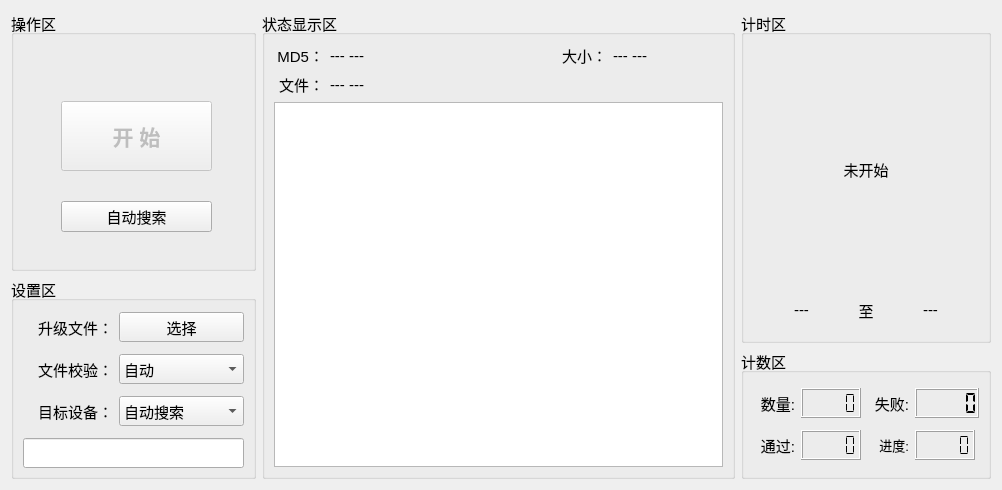
<?xml version="1.0" encoding="UTF-8"?>
<ui version="4.0">
 <class>Home_WorkWid</class>
 <widget class="QWidget" name="Home_WorkWid">
  <property name="geometry">
   <rect>
    <x>0</x>
    <y>0</y>
    <width>1002</width>
    <height>490</height>
   </rect>
  </property>
  <property name="windowTitle">
   <string>Form</string>
  </property>
  <layout class="QGridLayout" name="gridLayout_2">
   <item row="0" column="0">
    <widget class="QGroupBox" name="groupBox_4">
     <property name="minimumSize">
      <size>
       <width>0</width>
       <height>260</height>
      </size>
     </property>
     <property name="font">
      <font>
       <pointsize>11</pointsize>
      </font>
     </property>
     <property name="title">
      <string>操作区</string>
     </property>
     <widget class="QPushButton" name="startBtn">
      <property name="enabled">
       <bool>false</bool>
      </property>
      <property name="geometry">
       <rect>
        <x>50</x>
        <y>90</y>
        <width>151</width>
        <height>70</height>
       </rect>
      </property>
      <property name="minimumSize">
       <size>
        <width>120</width>
        <height>0</height>
       </size>
      </property>
      <property name="maximumSize">
       <size>
        <width>200</width>
        <height>70</height>
       </size>
      </property>
      <property name="font">
       <font>
        <pointsize>16</pointsize>
        <bold>true</bold>
       </font>
      </property>
      <property name="text">
       <string>开 始</string>
      </property>
     </widget>
     <widget class="QPushButton" name="searchBtn">
      <property name="geometry">
       <rect>
        <x>50</x>
        <y>190</y>
        <width>151</width>
        <height>31</height>
       </rect>
      </property>
      <property name="text">
       <string>自动搜索</string>
      </property>
     </widget>
    </widget>
   </item>
   <item row="2" column="2">
    <widget class="QGroupBox" name="groupBox_3">
     <property name="minimumSize">
      <size>
       <width>0</width>
       <height>130</height>
      </size>
     </property>
     <property name="maximumSize">
      <size>
       <width>250</width>
       <height>220</height>
      </size>
     </property>
     <property name="font">
      <font>
       <pointsize>11</pointsize>
      </font>
     </property>
     <property name="title">
      <string>计数区</string>
     </property>
     <layout class="QGridLayout" name="gridLayout_4">
      <item row="0" column="0">
       <widget class="QLabel" name="label_27">
        <property name="maximumSize">
         <size>
          <width>45</width>
          <height>30</height>
         </size>
        </property>
        <property name="text">
         <string>数量:</string>
        </property>
        <property name="alignment">
         <set>Qt::AlignRight|Qt::AlignTrailing|Qt::AlignVCenter</set>
        </property>
       </widget>
      </item>
      <item row="0" column="1">
       <widget class="QLCDNumber" name="allLcd">
        <property name="maximumSize">
         <size>
          <width>60</width>
          <height>30</height>
         </size>
        </property>
        <property name="digitCount">
         <number>5</number>
        </property>
        <property name="segmentStyle">
         <enum>QLCDNumber::Flat</enum>
        </property>
       </widget>
      </item>
      <item row="0" column="2">
       <widget class="QLabel" name="label_28">
        <property name="maximumSize">
         <size>
          <width>45</width>
          <height>30</height>
         </size>
        </property>
        <property name="text">
         <string>失败:</string>
        </property>
        <property name="alignment">
         <set>Qt::AlignRight|Qt::AlignTrailing|Qt::AlignVCenter</set>
        </property>
       </widget>
      </item>
      <item row="0" column="3">
       <widget class="QLCDNumber" name="errLcd">
        <property name="maximumSize">
         <size>
          <width>70</width>
          <height>35</height>
         </size>
        </property>
        <property name="digitCount">
         <number>5</number>
        </property>
        <property name="segmentStyle">
         <enum>QLCDNumber::Flat</enum>
        </property>
        <property name="value" stdset="0">
         <double>0.000000000000000</double>
        </property>
        <property name="intValue" stdset="0">
         <number>0</number>
        </property>
       </widget>
      </item>
      <item row="1" column="0">
       <widget class="QLabel" name="label_29">
        <property name="maximumSize">
         <size>
          <width>45</width>
          <height>30</height>
         </size>
        </property>
        <property name="text">
         <string>通过:</string>
        </property>
        <property name="alignment">
         <set>Qt::AlignRight|Qt::AlignTrailing|Qt::AlignVCenter</set>
        </property>
       </widget>
      </item>
      <item row="1" column="1">
       <widget class="QLCDNumber" name="okLcd">
        <property name="maximumSize">
         <size>
          <width>60</width>
          <height>30</height>
         </size>
        </property>
        <property name="digitCount">
         <number>5</number>
        </property>
        <property name="segmentStyle">
         <enum>QLCDNumber::Flat</enum>
        </property>
        <property name="intValue" stdset="0">
         <number>0</number>
        </property>
       </widget>
      </item>
      <item row="1" column="2">
       <widget class="QLabel" name="label_30">
        <property name="maximumSize">
         <size>
          <width>60</width>
          <height>30</height>
         </size>
        </property>
        <property name="font">
         <font>
          <pointsize>10</pointsize>
         </font>
        </property>
        <property name="text">
         <string>进度:</string>
        </property>
        <property name="alignment">
         <set>Qt::AlignRight|Qt::AlignTrailing|Qt::AlignVCenter</set>
        </property>
       </widget>
      </item>
      <item row="1" column="3">
       <widget class="QLCDNumber" name="passLcd">
        <property name="maximumSize">
         <size>
          <width>60</width>
          <height>30</height>
         </size>
        </property>
        <property name="digitCount">
         <number>5</number>
        </property>
        <property name="segmentStyle">
         <enum>QLCDNumber::Flat</enum>
        </property>
       </widget>
      </item>
     </layout>
    </widget>
   </item>
   <item row="0" column="2" rowspan="2">
    <widget class="QGroupBox" name="groupBox_1">
     <property name="minimumSize">
      <size>
       <width>250</width>
       <height>150</height>
      </size>
     </property>
     <property name="maximumSize">
      <size>
       <width>260</width>
       <height>350</height>
      </size>
     </property>
     <property name="font">
      <font>
       <pointsize>11</pointsize>
      </font>
     </property>
     <property name="title">
      <string>计时区</string>
     </property>
     <layout class="QGridLayout" name="gridLayout">
      <property name="bottomMargin">
       <number>20</number>
      </property>
      <item row="0" column="0" colspan="3">
       <widget class="QLabel" name="timeLab">
        <property name="text">
         <string>未开始</string>
        </property>
        <property name="alignment">
         <set>Qt::AlignCenter</set>
        </property>
       </widget>
      </item>
      <item row="1" column="0">
       <widget class="QLabel" name="startLab">
        <property name="maximumSize">
         <size>
          <width>16777215</width>
          <height>20</height>
         </size>
        </property>
        <property name="text">
         <string>---</string>
        </property>
        <property name="alignment">
         <set>Qt::AlignCenter</set>
        </property>
       </widget>
      </item>
      <item row="1" column="1">
       <widget class="QLabel" name="label_3">
        <property name="maximumSize">
         <size>
          <width>20</width>
          <height>20</height>
         </size>
        </property>
        <property name="text">
         <string>至</string>
        </property>
        <property name="alignment">
         <set>Qt::AlignCenter</set>
        </property>
       </widget>
      </item>
      <item row="1" column="2">
       <widget class="QLabel" name="endLab">
        <property name="maximumSize">
         <size>
          <width>16777215</width>
          <height>20</height>
         </size>
        </property>
        <property name="text">
         <string>---</string>
        </property>
        <property name="alignment">
         <set>Qt::AlignCenter</set>
        </property>
       </widget>
      </item>
     </layout>
    </widget>
   </item>
   <item row="0" column="1" rowspan="3">
    <widget class="QGroupBox" name="groupBox_6">
     <property name="font">
      <font>
       <pointsize>11</pointsize>
      </font>
     </property>
     <property name="title">
      <string>状态显示区</string>
     </property>
     <layout class="QGridLayout" name="gridLayout_3">
      <item row="0" column="0">
       <widget class="QLabel" name="label_14">
        <property name="maximumSize">
         <size>
          <width>50</width>
          <height>16777215</height>
         </size>
        </property>
        <property name="text">
         <string>MD5：</string>
        </property>
        <property name="alignment">
         <set>Qt::AlignRight|Qt::AlignTrailing|Qt::AlignVCenter</set>
        </property>
       </widget>
      </item>
      <item row="0" column="1">
       <widget class="QLabel" name="mdLab">
        <property name="text">
         <string>--- ---</string>
        </property>
       </widget>
      </item>
      <item row="0" column="2">
       <widget class="QLabel" name="label_11">
        <property name="maximumSize">
         <size>
          <width>60</width>
          <height>16777215</height>
         </size>
        </property>
        <property name="text">
         <string>大小：</string>
        </property>
        <property name="alignment">
         <set>Qt::AlignRight|Qt::AlignTrailing|Qt::AlignVCenter</set>
        </property>
       </widget>
      </item>
      <item row="0" column="3">
       <widget class="QLabel" name="sizeLab">
        <property name="maximumSize">
         <size>
          <width>110</width>
          <height>16777215</height>
         </size>
        </property>
        <property name="text">
         <string>--- ---</string>
        </property>
       </widget>
      </item>
      <item row="1" column="0">
       <widget class="QLabel" name="label_13">
        <property name="maximumSize">
         <size>
          <width>50</width>
          <height>16777215</height>
         </size>
        </property>
        <property name="text">
         <string>文件：</string>
        </property>
        <property name="alignment">
         <set>Qt::AlignRight|Qt::AlignTrailing|Qt::AlignVCenter</set>
        </property>
       </widget>
      </item>
      <item row="1" column="1" colspan="3">
       <widget class="QLabel" name="fnLab">
        <property name="text">
         <string>--- ---</string>
        </property>
        <property name="textFormat">
         <enum>Qt::PlainText</enum>
        </property>
       </widget>
      </item>
      <item row="2" column="0" colspan="4">
       <widget class="QTextEdit" name="textEdit">
        <property name="enabled">
         <bool>true</bool>
        </property>
        <property name="readOnly">
         <bool>true</bool>
        </property>
       </widget>
      </item>
     </layout>
    </widget>
   </item>
   <item row="1" column="0" rowspan="2">
    <widget class="QGroupBox" name="groupBox_2">
     <property name="minimumSize">
      <size>
       <width>245</width>
       <height>0</height>
      </size>
     </property>
     <property name="maximumSize">
      <size>
       <width>245</width>
       <height>245</height>
      </size>
     </property>
     <property name="font">
      <font>
       <pointsize>11</pointsize>
      </font>
     </property>
     <property name="title">
      <string>设置区</string>
     </property>
     <layout class="QGridLayout" name="gridLayout_5">
      <property name="topMargin">
       <number>5</number>
      </property>
      <property name="bottomMargin">
       <number>0</number>
      </property>
      <property name="verticalSpacing">
       <number>6</number>
      </property>
      <item row="0" column="0">
       <widget class="QLabel" name="label_6">
        <property name="minimumSize">
         <size>
          <width>45</width>
          <height>0</height>
         </size>
        </property>
        <property name="maximumSize">
         <size>
          <width>90</width>
          <height>16777215</height>
         </size>
        </property>
        <property name="text">
         <string>升级文件：</string>
        </property>
        <property name="alignment">
         <set>Qt::AlignRight|Qt::AlignTrailing|Qt::AlignVCenter</set>
        </property>
       </widget>
      </item>
      <item row="0" column="1">
       <widget class="QPushButton" name="imgBtn">
        <property name="maximumSize">
         <size>
          <width>16777215</width>
          <height>30</height>
         </size>
        </property>
        <property name="text">
         <string>选择</string>
        </property>
       </widget>
      </item>
      <item row="1" column="0">
       <widget class="QLabel" name="label_8">
        <property name="minimumSize">
         <size>
          <width>45</width>
          <height>0</height>
         </size>
        </property>
        <property name="maximumSize">
         <size>
          <width>90</width>
          <height>16777215</height>
         </size>
        </property>
        <property name="text">
         <string>文件校验：</string>
        </property>
        <property name="alignment">
         <set>Qt::AlignRight|Qt::AlignTrailing|Qt::AlignVCenter</set>
        </property>
       </widget>
      </item>
      <item row="1" column="1">
       <widget class="QComboBox" name="crcBox">
        <property name="maximumSize">
         <size>
          <width>16777215</width>
          <height>30</height>
         </size>
        </property>
        <item>
         <property name="text">
          <string>自动</string>
         </property>
        </item>
        <item>
         <property name="text">
          <string>启用</string>
         </property>
        </item>
        <item>
         <property name="text">
          <string>禁用</string>
         </property>
        </item>
       </widget>
      </item>
      <item row="2" column="0">
       <widget class="QLabel" name="label_7">
        <property name="minimumSize">
         <size>
          <width>45</width>
          <height>0</height>
         </size>
        </property>
        <property name="maximumSize">
         <size>
          <width>90</width>
          <height>16777215</height>
         </size>
        </property>
        <property name="text">
         <string>目标设备：</string>
        </property>
        <property name="alignment">
         <set>Qt::AlignRight|Qt::AlignTrailing|Qt::AlignVCenter</set>
        </property>
       </widget>
      </item>
      <item row="2" column="1">
       <widget class="QComboBox" name="searchBox">
        <property name="maximumSize">
         <size>
          <width>16777215</width>
          <height>30</height>
         </size>
        </property>
        <item>
         <property name="text">
          <string>自动搜索</string>
         </property>
        </item>
        <item>
         <property name="text">
          <string>指定设备</string>
         </property>
        </item>
        <item>
         <property name="text">
          <string>指定机房</string>
         </property>
        </item>
       </widget>
      </item>
      <item row="3" column="0" colspan="2">
       <widget class="QLineEdit" name="targetEdit">
        <property name="maximumSize">
         <size>
          <width>16777215</width>
          <height>30</height>
         </size>
        </property>
       </widget>
      </item>
     </layout>
    </widget>
   </item>
  </layout>
 </widget>
 <resources/>
 <connections/>
</ui>
